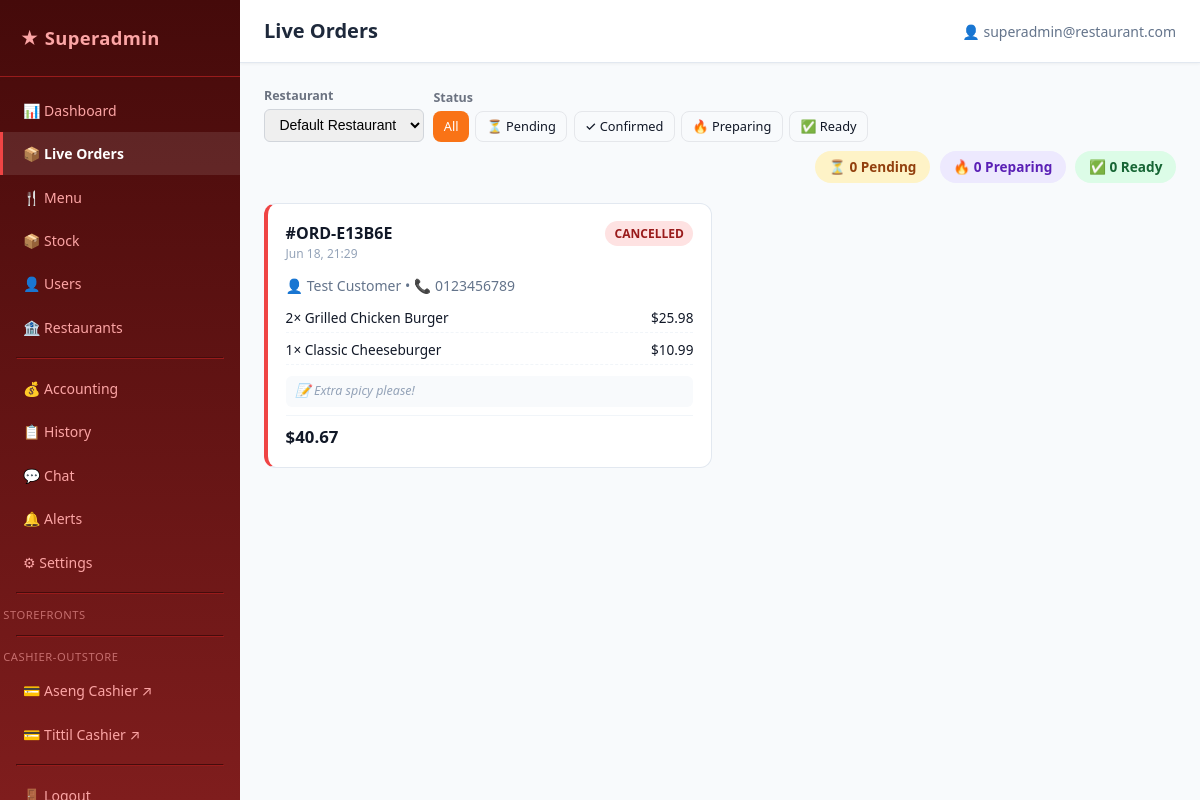
/superadmin/checkout.php (signed in), run on the app's committed database.
### tables this page shows
CREATE TABLE "Order" (
    id           TEXT PRIMARY KEY,
    orderNumber  TEXT NOT NULL,
    status       TEXT NOT NULL DEFAULT 'PENDING',
    totalAmount  TEXT NOT NULL,
    itemCount    INTEGER NOT NULL DEFAULT 0,
    notes        TEXT,
    customerName TEXT,
    customerPhone TEXT,
    customerId   TEXT,
    restaurantId TEXT NOT NULL,
    completedAt  TEXT,
    createdAt    TEXT NOT NULL DEFAULT (datetime('now')),
    updatedAt    TEXT NOT NULL DEFAULT (datetime('now')),
    FOREIGN KEY (restaurantId) REFERENCES Restaurant(id) ON DELETE CASCADE,
    FOREIGN KEY (customerId)   REFERENCES User(id)       ON DELETE SET NULL
);

CREATE TABLE OrderItem (
    id         TEXT PRIMARY KEY,
    orderId    TEXT NOT NULL,
    menuItemId TEXT NOT NULL,
    quantity   INTEGER NOT NULL DEFAULT 1,
    unitPrice  TEXT NOT NULL,
    totalPrice TEXT NOT NULL,
    notes      TEXT,
    modifiers  TEXT,
    createdAt  TEXT NOT NULL DEFAULT (datetime('now')),
    FOREIGN KEY (orderId)    REFERENCES "Order"(id)  ON DELETE CASCADE,
    FOREIGN KEY (menuItemId) REFERENCES MenuItem(id) ON DELETE CASCADE
);

CREATE TABLE MenuItem (
    id                TEXT PRIMARY KEY,
    name              TEXT NOT NULL,
    description       TEXT,
    price             TEXT NOT NULL,
    image             TEXT,
    isAvailable       INTEGER NOT NULL DEFAULT 1,
    preparationTime   INTEGER NOT NULL DEFAULT 15,
    notes             TEXT,
    stockQuantity     INTEGER,
    lowStockThreshold INTEGER NOT NULL DEFAULT 5,
    categoryId        TEXT NOT NULL,
    restaurantId      TEXT NOT NULL,
    createdAt         TEXT NOT NULL DEFAULT (datetime('now')),
    updatedAt         TEXT NOT NULL DEFAULT (datetime('now')),
    FOREIGN KEY (categoryId)   REFERENCES Category(id)   ON DELETE CASCADE,
    FOREIGN KEY (restaurantId) REFERENCES Restaurant(id) ON DELETE CASCADE
);

### db.php (called while the page is built, shortened)
<?php
function get_db(): PDO {
    static $pdo = null;
    if ($pdo === null) {
        $pdo = new PDO('sqlite:' . DB_PATH, null, null, [
            PDO::ATTR_ERRMODE            => PDO::ERRMODE_EXCEPTION,
            PDO::ATTR_DEFAULT_FETCH_MODE => PDO::FETCH_ASSOC,
        ]);
        $pdo->exec('PRAGMA foreign_keys = ON');
        $pdo->exec('PRAGMA journal_mode = WAL');
    }
    return $pdo;
}
function db_query(string $sql, array $params = []): array {
    $stmt = get_db()->prepare($sql);
    $stmt->execute($params);
    return $stmt->fetchAll();
}
function db_fetch(string $sql, array $params = []): ?array {
    $stmt = get_db()->prepare($sql);
    $stmt->execute($params);
    $row = $stmt->fetch();
    return $row ?: null;
}
function get_restaurant(?string $slug = null): ?array {
    $slug = $slug ?? DEFAULT_RESTAURANT_SLUG;
    return db_fetch('SELECT * FROM Restaurant WHERE slug = ? AND isActive = 1', [$slug]);
}

### superadmin/checkout.php (the view, shortened to what this page needs)
<?php
include dirname(__DIR__) . '/includes/superadmin_header.php';
require_once dirname(__DIR__) . '/db.php';
$restaurants = db_query('SELECT id, name, slug FROM Restaurant WHERE isActive = 1 ORDER BY name');
$slug = $_GET['restaurant'] ?? ($restaurants[0]['slug'] ?? null);
$filter = $_GET['status'] ?? '';
$restaurant = $slug ? get_restaurant($slug) : null;
$rid = $restaurant['id'] ?? null;
$where = $rid ? ['o.restaurantId = ?'] : ['1=0'];
$params = $rid ? [$rid] : [];
$w = 'WHERE ' . implode(' AND ', $where);
$orders = db_query(
    "SELECT o.*, r.name AS restaurantName
     FROM \"Order\" o
     JOIN Restaurant r ON r.id = o.restaurantId
     $w ORDER BY o.createdAt DESC LIMIT 100",
    $params
);
$order_items = [];
foreach ($orders as $ord) {
    $order_items[$ord['id']] = db_query(
        'SELECT oi.quantity, oi.unitPrice, oi.totalPrice, oi.notes, mi.name AS itemName
         FROM OrderItem oi JOIN MenuItem mi ON mi.id = oi.menuItemId WHERE oi.orderId = ?',
        [$ord['id']]
    );
}
$pending_count = 0;
$preparing_count = 0;
$ready_count = 0;
?>
<div class="checkout-toolbar">
    <div>
        <label>Restaurant</label>
        <select onchange="location.href='checkout.php?restaurant='+this.value+'&filter=<?= urlencode($filter) ?>'">
            <?php foreach ($restaurants as $r): ?>
            <option value="<?= htmlspecialchars($r['slug']) ?>" <?= $slug === $r['slug'] ? 'selected' : '' ?>>
                <?= htmlspecialchars($r['name']) ?>
            </option>
            <?php endforeach; ?>
        </select>
    </div>
    <div>
        <label>Status</label>
        <div style="display:flex;gap:.4rem">
            <a href="checkout.php?restaurant=<?= urlencode($slug ?? '') ?>" class="btn btn-sm <?= !$filter ? 'btn-primary' : 'btn-outline' ?>">All</a>
            <a href="checkout.php?restaurant=<?= urlencode($slug ?? '') ?>&status=PENDING" class="btn btn-sm <?= $filter === 'PENDING' ? 'btn-primary' : 'btn-outline' ?>">⏳ Pending</a>
            <a href="checkout.php?restaurant=<?= urlencode($slug ?? '') ?>&status=CONFIRMED" class="btn btn-sm <?= $filter === 'CONFIRMED' ? 'btn-primary' : 'btn-outline' ?>">✓ Confirmed</a>
            <a href="checkout.php?restaurant=<?= urlencode($slug ?? '') ?>&status=PREPARING" class="btn btn-sm <?= $filter === 'PREPARING' ? 'btn-primary' : 'btn-outline' ?>">🔥 Preparing</a>
            <a href="checkout.php?restaurant=<?= urlencode($slug ?? '') ?>&status=READY" class="btn btn-sm <?= $filter === 'READY' ? 'btn-primary' : 'btn-outline' ?>">✅ Ready</a>
        </div>
    </div>
    <div style="margin-left:auto;display:flex;gap:.6rem;align-self:center">
        <span class="stat-pill pending">⏳ <?= $pending_count ?> Pending</span>
        <span class="stat-pill preparing">🔥 <?= $preparing_count ?> Preparing</span>
        <span class="stat-pill ready">✅ <?= $ready_count ?> Ready</span>
    </div>
</div>
<?php if (empty($orders)): ?>
<div style="text-align:center;padding:4rem;color:#94a3b8;font-size:1rem">
    <div style="font-size:3rem;margin-bottom:1rem">📦</div>
    No orders found for this restaurant.
</div>
<?php else: ?>
<div class="order-stream" id="order-stream">
<?php foreach ($orders as $ord):
    $status_class = strtolower($ord['status']);
?>
<div class="stream-card <?= $status_class ?>" id="order-<?= htmlspecialchars($ord['id']) ?>">
    <div class="sc-header">
        <div>
            <div class="sc-order-num">#<?= htmlspecialchars($ord['orderNumber']) ?></div>
            <div class="sc-time"><?= date('M d, H:i', strtotime($ord['createdAt'])) ?></div>
        </div>
        <span class="status-badge status-<?= $status_class ?>"><?= htmlspecialchars($ord['status']) ?></span>
    </div>
    <div class="sc-customer">
        👤 <?= htmlspecialchars($ord['customerName'] ?? 'Guest') ?>
        <?php if (!empty($ord['customerPhone'])): ?>
            &bull; 📞 <?= htmlspecialchars($ord['customerPhone']) ?>
        <?php endif; ?>
    </div>
    <div class="sc-items">
        <?php foreach ($order_items[$ord['id']] as $oi): ?>
        <div class="sc-item">
            <span><?= (int)$oi['quantity'] ?>× <?= htmlspecialchars($oi['itemName']) ?></span>
            <span>$<?= number_format((float)$oi['totalPrice'], 2) ?></span>
        </div>
        <?php endforeach; ?>
    </div>
    <?php if (!empty($ord['notes'])): ?>
    <div class="sc-notes">📝 <?= htmlspecialchars($ord['notes']) ?></div>
    <?php endif; ?>
    <div class="sc-footer">
        <div class="sc-total">$<?= number_format((float)$ord['totalAmount'], 2) ?></div>
    </div>
</div>
<?php endforeach; ?>
</div>
<?php endif; ?>
<?php include dirname(__DIR__) . '/includes/superadmin_footer.php'; ?>

### assets/css/style.css (style rules this page uses)
:root { --primary: #f97316; --primary-dark: #ea580c; --primary-fg: #fff; --bg: #f9fafb; --card-bg: #ffffff; --border: #e5e7eb; --text: #111827; --text-muted: #6b7280; --success: #16a34a; --warn: #d97706; --danger: #dc2626; --radius: 8px; --shadow: 0 1px 3px rgba(0,0,0,.08), 0 1px 2px rgba(0,0,0,.06); --transition: .15s ease; }
*, *::before, *::after { box-sizing: border-box; margin: 0; padding: 0; }
body { font-family: system-ui, -apple-system, sans-serif; background: var(--bg); color: var(--text); line-height: 1.5; }
a { color: var(--primary); text-decoration: none; }
.btn { display: inline-flex; align-items: center; gap: .35rem; padding: .5rem 1rem; border-radius: var(--radius); border: none; font-size: .875rem; font-weight: 500; cursor: pointer; transition: background var(--transition), opacity var(--transition); text-decoration: none; white-space: nowrap; }
.btn-primary { background: var(--primary); color: var(--primary-fg); }
.btn-outline { background: transparent; border: 1px solid var(--border); color: var(--text); }
.btn-sm { padding: .3rem .65rem; font-size: .8rem; }
.status-badge { padding: .2rem .6rem; border-radius: 9999px; font-size: .75rem; font-weight: 600; }
.status-cancelled { background: #fee2e2; color: #991b1b; }

### assets/css/superadmin.css (style rules this page uses)
.sa-body { background: #1c1917; }

### superadmin/checkout.php (style rules this page uses)
.checkout-toolbar { display:flex; flex-wrap:wrap; gap:.6rem; align-items:flex-end; margin-bottom:1.25rem; }
.checkout-toolbar label { font-size:.78rem; font-weight:600; display:block; margin-bottom:.2rem; color:#6b7280; }
.checkout-toolbar select, .checkout-toolbar input { padding:.4rem .65rem; border:1px solid #d1d5db; border-radius:6px; font-size:.875rem; }
.order-stream { display:grid; grid-template-columns:repeat(auto-fill, minmax(340px, 1fr)); gap:1rem; }
.stream-card { background:#fff; border:1px solid #e2e8f0; border-radius:12px; padding:1.1rem; position:relative; transition:box-shadow .2s; }
.stream-card.cancelled { border-left:4px solid #ef4444; }
.sc-header { display:flex; justify-content:space-between; align-items:flex-start; margin-bottom:.7rem; }
.sc-order-num { font-weight:700; font-size:1rem; }
.sc-time { font-size:.75rem; color:#94a3b8; }
.sc-customer { font-size:.875rem; color:#64748b; margin-bottom:.6rem; }
.sc-items { display:flex; flex-direction:column; gap:.25rem; margin-bottom:.7rem; }
.sc-item { display:flex; justify-content:space-between; font-size:.85rem; padding:.2rem 0; border-bottom:1px dashed #f1f5f9; }
.sc-notes { font-size:.78rem; color:#94a3b8; font-style:italic; margin-bottom:.5rem; padding:.4rem .6rem; background:#f8fafc; border-radius:6px; }
.sc-footer { display:flex; justify-content:space-between; align-items:center; padding-top:.5rem; border-top:1px solid #f1f5f9; }
.sc-total { font-weight:700; font-size:1.05rem; color:#111827; }
.stat-pill { display:inline-flex; align-items:center; gap:.35rem; padding:.35rem .85rem; border-radius:9999px; font-size:.85rem; font-weight:600; }
.stat-pill.pending { background:#fef3c7; color:#92400e; }
.stat-pill.preparing { background:#ede9fe; color:#5b21b6; }
.stat-pill.ready { background:#dcfce7; color:#166534; }
.stream-card { animation: fadeIn .3s ease; }

### data on the page
order: orderNumber "ORD-E13B6E", createdAt "Jun 18, 21:29", status "CANCELLED", customerName "Test Customer", customerPhone "0123456789", notes "Extra spicy please!", totalAmount "40.67"
orderitem: quantity "2", menuItemId.name "Grilled Chicken Burger", totalPrice "25.98"
orderitem: quantity "1", menuItemId.name "Classic Cheeseburger", totalPrice "10.99"

### other printed values
$page_title "Live Orders"
$current_user['email'] "superadmin@restaurant.com"
$pending_count "0"
$preparing_count "0"
$ready_count "0"
form field value "Default Restaurant"
